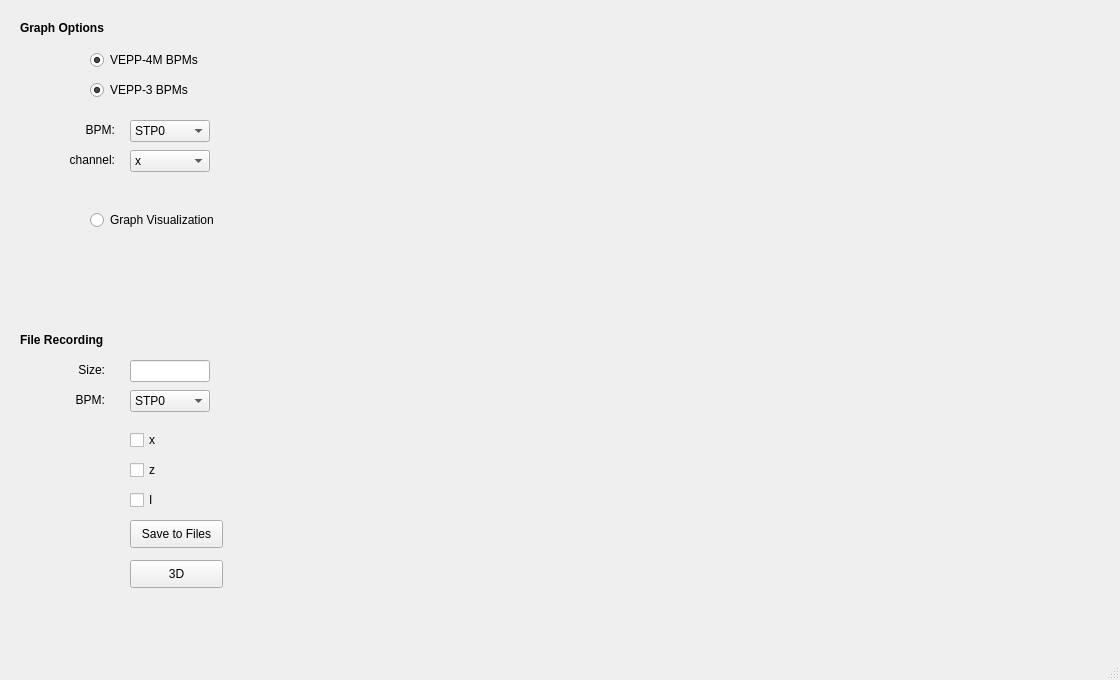
<?xml version="1.0" encoding="UTF-8"?>
<ui version="4.0">
 <class>MainWindow</class>
 <widget class="QMainWindow" name="MainWindow">
  <property name="geometry">
   <rect>
    <x>0</x>
    <y>0</y>
    <width>1120</width>
    <height>680</height>
   </rect>
  </property>
  <property name="windowTitle">
   <string>FOFB Monitor</string>
  </property>
  <widget class="QWidget" name="centralwidget">
   <widget class="QComboBox" name="V_BPM">
    <property name="geometry">
     <rect>
      <x>130</x>
      <y>120</y>
      <width>80</width>
      <height>22</height>
     </rect>
    </property>
    <item>
     <property name="text">
      <string>STP0</string>
     </property>
    </item>
    <item>
     <property name="text">
      <string>STP2</string>
     </property>
    </item>
    <item>
     <property name="text">
      <string>STP4</string>
     </property>
    </item>
    <item>
     <property name="text">
      <string>SRP1</string>
     </property>
    </item>
    <item>
     <property name="text">
      <string>SRP2</string>
     </property>
    </item>
    <item>
     <property name="text">
      <string>SRP3</string>
     </property>
    </item>
    <item>
     <property name="text">
      <string>SRP4</string>
     </property>
    </item>
    <item>
     <property name="text">
      <string>SRP5</string>
     </property>
    </item>
    <item>
     <property name="text">
      <string>SRP6</string>
     </property>
    </item>
    <item>
     <property name="text">
      <string>SRP7</string>
     </property>
    </item>
    <item>
     <property name="text">
      <string>SRP8</string>
     </property>
    </item>
    <item>
     <property name="text">
      <string>SRP9</string>
     </property>
    </item>
    <item>
     <property name="text">
      <string>SIP1</string>
     </property>
    </item>
    <item>
     <property name="text">
      <string>SIP2</string>
     </property>
    </item>
    <item>
     <property name="text">
      <string>SRP10</string>
     </property>
    </item>
    <item>
     <property name="text">
      <string>SRP11</string>
     </property>
    </item>
    <item>
     <property name="text">
      <string>SRP12</string>
     </property>
    </item>
    <item>
     <property name="text">
      <string>SRP13</string>
     </property>
    </item>
    <item>
     <property name="text">
      <string>SRP14</string>
     </property>
    </item>
    <item>
     <property name="text">
      <string>SRP15</string>
     </property>
    </item>
    <item>
     <property name="text">
      <string>SRP16</string>
     </property>
    </item>
    <item>
     <property name="text">
      <string>SRP17</string>
     </property>
    </item>
    <item>
     <property name="text">
      <string>SEP5</string>
     </property>
    </item>
    <item>
     <property name="text">
      <string>SEP4</string>
     </property>
    </item>
    <item>
     <property name="text">
      <string>SEP3</string>
     </property>
    </item>
    <item>
     <property name="text">
      <string>SEP1</string>
     </property>
    </item>
    <item>
     <property name="text">
      <string>SEP0</string>
     </property>
    </item>
    <item>
     <property name="text">
      <string>NEP0</string>
     </property>
    </item>
    <item>
     <property name="text">
      <string>NEP1</string>
     </property>
    </item>
    <item>
     <property name="text">
      <string>NEP3</string>
     </property>
    </item>
    <item>
     <property name="text">
      <string>NEP4</string>
     </property>
    </item>
    <item>
     <property name="text">
      <string>NEP5</string>
     </property>
    </item>
    <item>
     <property name="text">
      <string>NRP17</string>
     </property>
    </item>
    <item>
     <property name="text">
      <string>NRP16</string>
     </property>
    </item>
    <item>
     <property name="text">
      <string>NRP15</string>
     </property>
    </item>
    <item>
     <property name="text">
      <string>NRP14</string>
     </property>
    </item>
    <item>
     <property name="text">
      <string>NRP13</string>
     </property>
    </item>
    <item>
     <property name="text">
      <string>NRP12</string>
     </property>
    </item>
    <item>
     <property name="text">
      <string>NRP11</string>
     </property>
    </item>
    <item>
     <property name="text">
      <string>NRP10</string>
     </property>
    </item>
    <item>
     <property name="text">
      <string>NIP3</string>
     </property>
    </item>
    <item>
     <property name="text">
      <string>NIP1</string>
     </property>
    </item>
    <item>
     <property name="text">
      <string>NRP9</string>
     </property>
    </item>
    <item>
     <property name="text">
      <string>NRP8</string>
     </property>
    </item>
    <item>
     <property name="text">
      <string>NRP7</string>
     </property>
    </item>
    <item>
     <property name="text">
      <string>NRP6</string>
     </property>
    </item>
    <item>
     <property name="text">
      <string>NRP5</string>
     </property>
    </item>
    <item>
     <property name="text">
      <string>NRP4</string>
     </property>
    </item>
    <item>
     <property name="text">
      <string>NRP3</string>
     </property>
    </item>
    <item>
     <property name="text">
      <string>NRP2</string>
     </property>
    </item>
    <item>
     <property name="text">
      <string>NRP1</string>
     </property>
    </item>
    <item>
     <property name="text">
      <string>NTP4</string>
     </property>
    </item>
    <item>
     <property name="text">
      <string>NTP2</string>
     </property>
    </item>
    <item>
     <property name="text">
      <string>NTP0</string>
     </property>
    </item>
   </widget>
   <widget class="QPushButton" name="F_REC">
    <property name="enabled">
     <bool>true</bool>
    </property>
    <property name="geometry">
     <rect>
      <x>130</x>
      <y>520</y>
      <width>93</width>
      <height>28</height>
     </rect>
    </property>
    <property name="text">
     <string>Save to Files</string>
    </property>
   </widget>
   <widget class="QCheckBox" name="F_X">
    <property name="geometry">
     <rect>
      <x>130</x>
      <y>430</y>
      <width>81</width>
      <height>20</height>
     </rect>
    </property>
    <property name="text">
     <string>x</string>
    </property>
   </widget>
   <widget class="QCheckBox" name="F_Z">
    <property name="geometry">
     <rect>
      <x>130</x>
      <y>460</y>
      <width>81</width>
      <height>20</height>
     </rect>
    </property>
    <property name="text">
     <string>z</string>
    </property>
   </widget>
   <widget class="QLineEdit" name="F_SIZE">
    <property name="geometry">
     <rect>
      <x>130</x>
      <y>360</y>
      <width>80</width>
      <height>22</height>
     </rect>
    </property>
   </widget>
   <widget class="QCheckBox" name="F_I">
    <property name="geometry">
     <rect>
      <x>130</x>
      <y>490</y>
      <width>81</width>
      <height>20</height>
     </rect>
    </property>
    <property name="text">
     <string>I</string>
    </property>
   </widget>
   <widget class="QLabel" name="F_LABEL_SIZE">
    <property name="geometry">
     <rect>
      <x>50</x>
      <y>360</y>
      <width>55</width>
      <height>20</height>
     </rect>
    </property>
    <property name="text">
     <string>Size:</string>
    </property>
    <property name="alignment">
     <set>Qt::AlignRight|Qt::AlignTrailing|Qt::AlignVCenter</set>
    </property>
   </widget>
   <widget class="PlotWidget" name="GRAPH" native="true">
    <property name="geometry">
     <rect>
      <x>310</x>
      <y>20</y>
      <width>780</width>
      <height>290</height>
     </rect>
    </property>
    <property name="cursor">
     <cursorShape>ArrowCursor</cursorShape>
    </property>
   </widget>
   <widget class="PlotWidget" name="FOURIER" native="true">
    <property name="geometry">
     <rect>
      <x>310</x>
      <y>330</y>
      <width>780</width>
      <height>290</height>
     </rect>
    </property>
   </widget>
   <widget class="QLabel" name="LABEL_GRAPH_OPTIONS">
    <property name="geometry">
     <rect>
      <x>20</x>
      <y>20</y>
      <width>91</width>
      <height>16</height>
     </rect>
    </property>
    <property name="text">
     <string>&lt;html&gt;&lt;head/&gt;&lt;body&gt;&lt;p&gt;&lt;span style=&quot; font-weight:600;&quot;&gt;Graph Options&lt;/span&gt;&lt;/p&gt;&lt;/body&gt;&lt;/html&gt;</string>
    </property>
   </widget>
   <widget class="QRadioButton" name="V_RAD_4">
    <property name="geometry">
     <rect>
      <x>90</x>
      <y>50</y>
      <width>120</width>
      <height>20</height>
     </rect>
    </property>
    <property name="text">
     <string>VEPP-4M BPMs</string>
    </property>
    <property name="checked">
     <bool>true</bool>
    </property>
    <property name="autoExclusive">
     <bool>false</bool>
    </property>
   </widget>
   <widget class="QLabel" name="V_LABEL_BPM">
    <property name="geometry">
     <rect>
      <x>60</x>
      <y>120</y>
      <width>55</width>
      <height>20</height>
     </rect>
    </property>
    <property name="text">
     <string>BPM:</string>
    </property>
    <property name="alignment">
     <set>Qt::AlignRight|Qt::AlignTrailing|Qt::AlignVCenter</set>
    </property>
   </widget>
   <widget class="QLabel" name="V_LABEL_CHANNEL">
    <property name="geometry">
     <rect>
      <x>60</x>
      <y>150</y>
      <width>55</width>
      <height>20</height>
     </rect>
    </property>
    <property name="text">
     <string>channel:</string>
    </property>
    <property name="alignment">
     <set>Qt::AlignRight|Qt::AlignTrailing|Qt::AlignVCenter</set>
    </property>
   </widget>
   <widget class="QComboBox" name="V_CHANNEL">
    <property name="geometry">
     <rect>
      <x>130</x>
      <y>150</y>
      <width>80</width>
      <height>22</height>
     </rect>
    </property>
    <item>
     <property name="text">
      <string>x</string>
     </property>
    </item>
    <item>
     <property name="text">
      <string>z</string>
     </property>
    </item>
    <item>
     <property name="text">
      <string>I</string>
     </property>
    </item>
   </widget>
   <widget class="QLabel" name="LABEL_FILE_RECORDING">
    <property name="geometry">
     <rect>
      <x>20</x>
      <y>330</y>
      <width>101</width>
      <height>21</height>
     </rect>
    </property>
    <property name="text">
     <string>&lt;html&gt;&lt;head/&gt;&lt;body&gt;&lt;p&gt;&lt;span style=&quot; font-weight:600;&quot;&gt;File Recording&lt;/span&gt;&lt;/p&gt;&lt;/body&gt;&lt;/html&gt;</string>
    </property>
   </widget>
   <widget class="QRadioButton" name="V_RAD_3">
    <property name="geometry">
     <rect>
      <x>90</x>
      <y>80</y>
      <width>120</width>
      <height>20</height>
     </rect>
    </property>
    <property name="text">
     <string>VEPP-3 BPMs</string>
    </property>
    <property name="checked">
     <bool>true</bool>
    </property>
    <property name="autoExclusive">
     <bool>false</bool>
    </property>
   </widget>
   <widget class="QRadioButton" name="V_ON_OFF">
    <property name="geometry">
     <rect>
      <x>90</x>
      <y>210</y>
      <width>151</width>
      <height>20</height>
     </rect>
    </property>
    <property name="text">
     <string>Graph Visualization</string>
    </property>
   </widget>
   <widget class="QLabel" name="F_LABEL_BPM">
    <property name="geometry">
     <rect>
      <x>50</x>
      <y>390</y>
      <width>55</width>
      <height>20</height>
     </rect>
    </property>
    <property name="text">
     <string>BPM:</string>
    </property>
    <property name="alignment">
     <set>Qt::AlignRight|Qt::AlignTrailing|Qt::AlignVCenter</set>
    </property>
   </widget>
   <widget class="QComboBox" name="F_BPM">
    <property name="geometry">
     <rect>
      <x>130</x>
      <y>390</y>
      <width>80</width>
      <height>22</height>
     </rect>
    </property>
    <item>
     <property name="text">
      <string>STP0</string>
     </property>
    </item>
    <item>
     <property name="text">
      <string>STP2</string>
     </property>
    </item>
    <item>
     <property name="text">
      <string>STP4</string>
     </property>
    </item>
    <item>
     <property name="text">
      <string>SRP1</string>
     </property>
    </item>
    <item>
     <property name="text">
      <string>SRP2</string>
     </property>
    </item>
    <item>
     <property name="text">
      <string>SRP3</string>
     </property>
    </item>
    <item>
     <property name="text">
      <string>SRP4</string>
     </property>
    </item>
    <item>
     <property name="text">
      <string>SRP5</string>
     </property>
    </item>
    <item>
     <property name="text">
      <string>SRP6</string>
     </property>
    </item>
    <item>
     <property name="text">
      <string>SRP7</string>
     </property>
    </item>
    <item>
     <property name="text">
      <string>SRP8</string>
     </property>
    </item>
    <item>
     <property name="text">
      <string>SRP9</string>
     </property>
    </item>
    <item>
     <property name="text">
      <string>SIP1</string>
     </property>
    </item>
    <item>
     <property name="text">
      <string>SIP2</string>
     </property>
    </item>
    <item>
     <property name="text">
      <string>SRP10</string>
     </property>
    </item>
    <item>
     <property name="text">
      <string>SRP11</string>
     </property>
    </item>
    <item>
     <property name="text">
      <string>SRP12</string>
     </property>
    </item>
    <item>
     <property name="text">
      <string>SRP13</string>
     </property>
    </item>
    <item>
     <property name="text">
      <string>SRP14</string>
     </property>
    </item>
    <item>
     <property name="text">
      <string>SRP15</string>
     </property>
    </item>
    <item>
     <property name="text">
      <string>SRP16</string>
     </property>
    </item>
    <item>
     <property name="text">
      <string>SRP17</string>
     </property>
    </item>
    <item>
     <property name="text">
      <string>SEP5</string>
     </property>
    </item>
    <item>
     <property name="text">
      <string>SEP4</string>
     </property>
    </item>
    <item>
     <property name="text">
      <string>SEP3</string>
     </property>
    </item>
    <item>
     <property name="text">
      <string>SEP1</string>
     </property>
    </item>
    <item>
     <property name="text">
      <string>SEP0</string>
     </property>
    </item>
    <item>
     <property name="text">
      <string>NEP0</string>
     </property>
    </item>
    <item>
     <property name="text">
      <string>NEP1</string>
     </property>
    </item>
    <item>
     <property name="text">
      <string>NEP3</string>
     </property>
    </item>
    <item>
     <property name="text">
      <string>NEP4</string>
     </property>
    </item>
    <item>
     <property name="text">
      <string>NEP5</string>
     </property>
    </item>
    <item>
     <property name="text">
      <string>NRP17</string>
     </property>
    </item>
    <item>
     <property name="text">
      <string>NRP16</string>
     </property>
    </item>
    <item>
     <property name="text">
      <string>NRP15</string>
     </property>
    </item>
    <item>
     <property name="text">
      <string>NRP14</string>
     </property>
    </item>
    <item>
     <property name="text">
      <string>NRP13</string>
     </property>
    </item>
    <item>
     <property name="text">
      <string>NRP12</string>
     </property>
    </item>
    <item>
     <property name="text">
      <string>NRP11</string>
     </property>
    </item>
    <item>
     <property name="text">
      <string>NRP10</string>
     </property>
    </item>
    <item>
     <property name="text">
      <string>NIP3</string>
     </property>
    </item>
    <item>
     <property name="text">
      <string>NIP1</string>
     </property>
    </item>
    <item>
     <property name="text">
      <string>NRP9</string>
     </property>
    </item>
    <item>
     <property name="text">
      <string>NRP8</string>
     </property>
    </item>
    <item>
     <property name="text">
      <string>NRP7</string>
     </property>
    </item>
    <item>
     <property name="text">
      <string>NRP6</string>
     </property>
    </item>
    <item>
     <property name="text">
      <string>NRP5</string>
     </property>
    </item>
    <item>
     <property name="text">
      <string>NRP4</string>
     </property>
    </item>
    <item>
     <property name="text">
      <string>NRP3</string>
     </property>
    </item>
    <item>
     <property name="text">
      <string>NRP2</string>
     </property>
    </item>
    <item>
     <property name="text">
      <string>NRP1</string>
     </property>
    </item>
    <item>
     <property name="text">
      <string>NTP4</string>
     </property>
    </item>
    <item>
     <property name="text">
      <string>NTP2</string>
     </property>
    </item>
    <item>
     <property name="text">
      <string>NTP0</string>
     </property>
    </item>
   </widget>
   <widget class="QPushButton" name="F_3D_REC">
    <property name="geometry">
     <rect>
      <x>130</x>
      <y>560</y>
      <width>93</width>
      <height>28</height>
     </rect>
    </property>
    <property name="text">
     <string>3D</string>
    </property>
   </widget>
  </widget>
  <widget class="QStatusBar" name="statusbar"/>
 </widget>
 <customwidgets>
  <customwidget>
   <class>PlotWidget</class>
   <extends>QWidget</extends>
   <header>pyqtgraph</header>
   <container>1</container>
  </customwidget>
 </customwidgets>
 <resources/>
 <connections/>
</ui>
